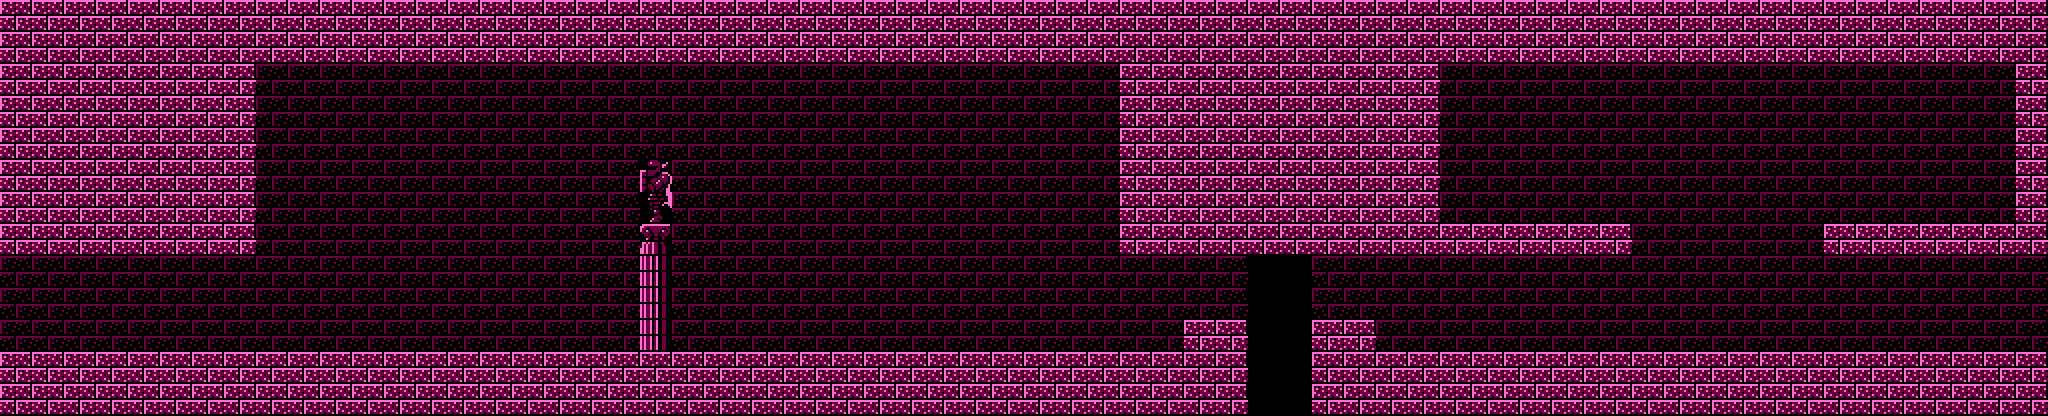

A level layout from a 2D game, rendered from its tile map. Below: a short description, then the map file with tile-grid data replaced by summaries:
An orthogonal 128x26 tile map with 16x16 px tiles, 1 tile layer (base).

<map version="1.8" tiledversion="1.8.2" orientation="orthogonal" renderorder="right-down" width="128" height="26" tilewidth="16" tileheight="16" infinite="0" nextlayerid="6" nextobjectid="1">
 <tileset firstgid="0" source="palace-6.tsx" />
 <layer id="5" name="base" width="128" height="26">
  <data>[3328 cells, 3328 non-empty, 19 distinct tile ids]</data>
 </layer>
</map>